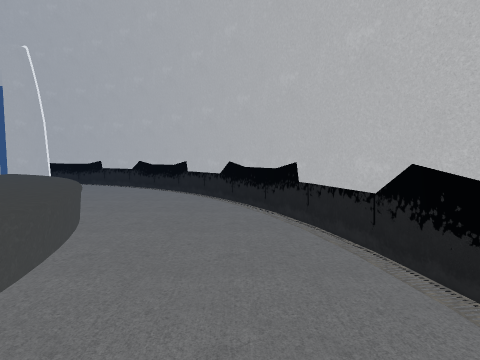
view 1 (above)

23 first-person views from a walk through a Unity game level. The camera is 1.4 m above the floor, tilts 4° down and sees 80° across. The floor is counted in squares, 1 m on a side. Each view is taken from the middle of a square. On the plan, view 1 faces up. The plan holds only what a view shows up to about 14 squares ahead; the rest is blank. The player character is not drawn. Some animated figures are left out.

view 2
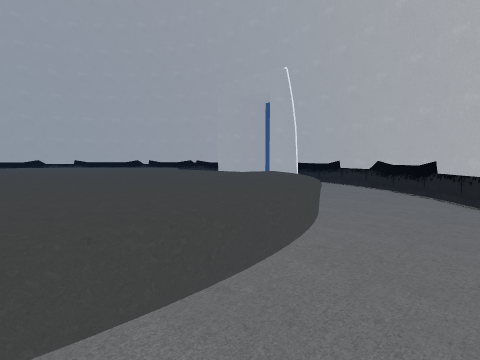

view 3
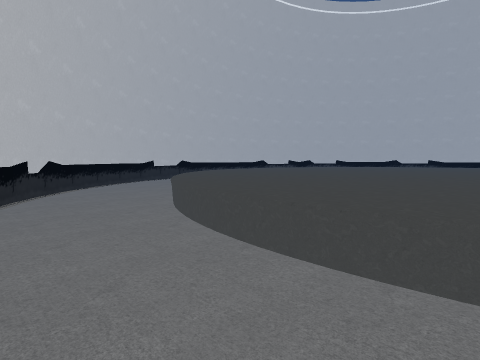

view 4
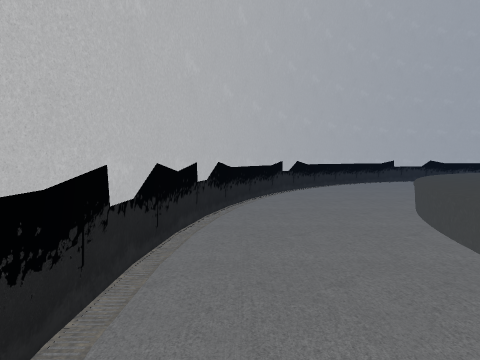

view 5
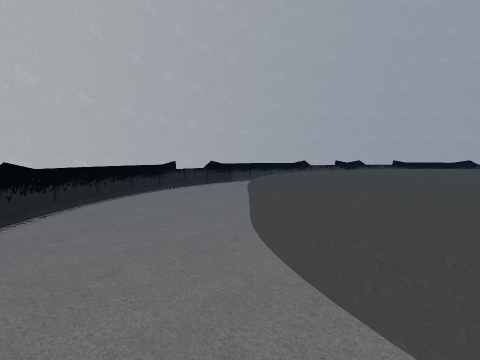

view 6
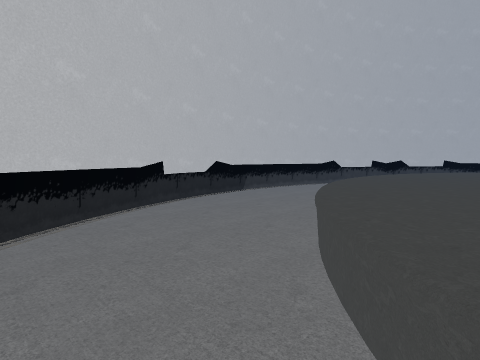

view 7
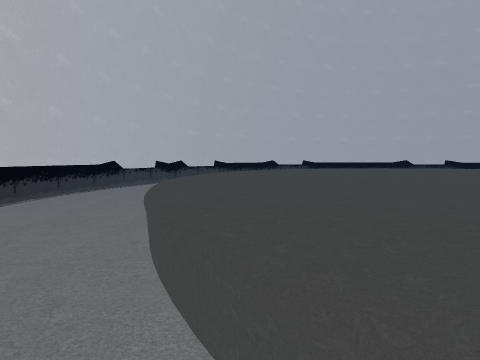

view 8
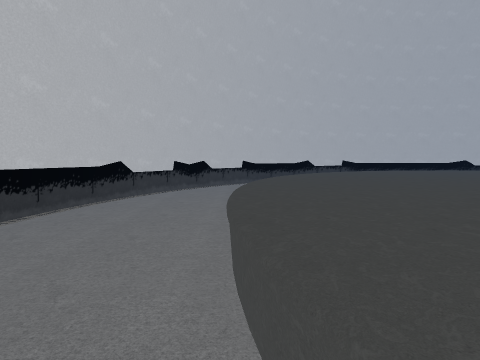

view 9
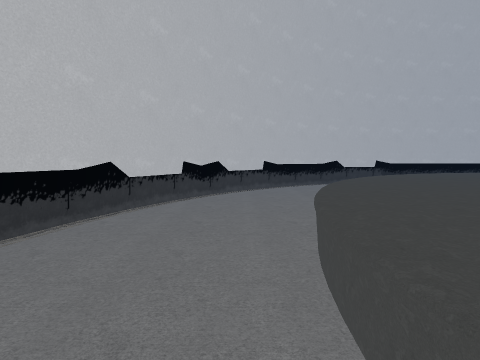

view 10
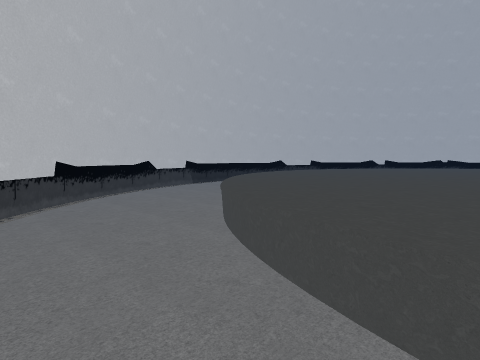

view 11
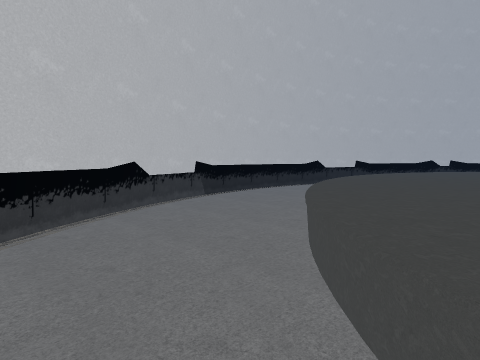

view 12
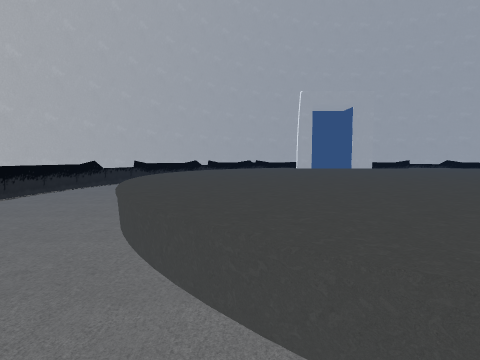

view 13
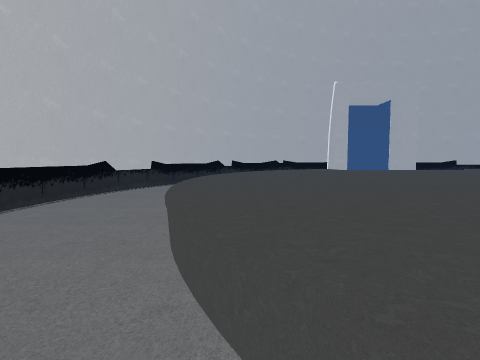

view 14
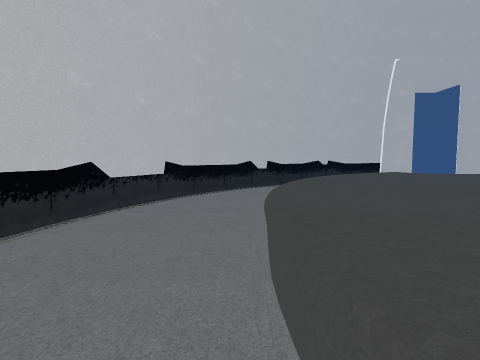

view 15
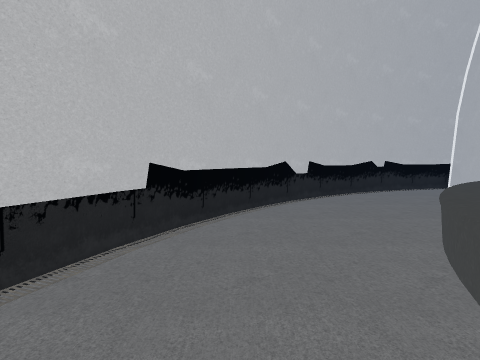

view 16
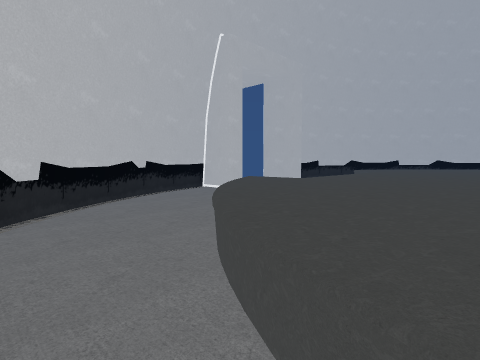

view 17
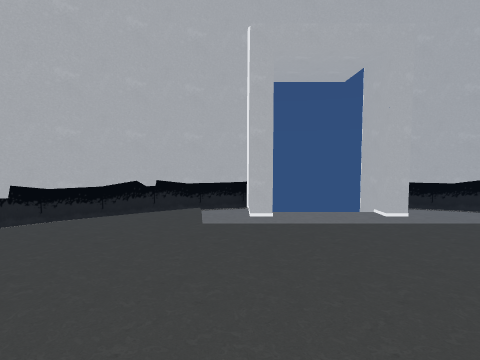

view 18
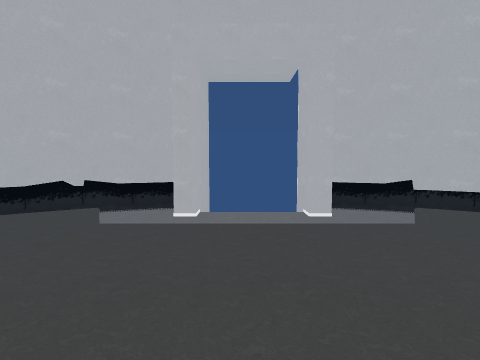

view 19
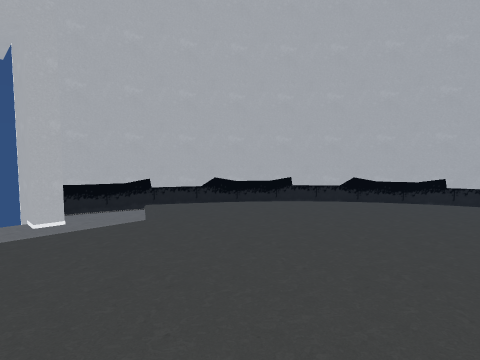

view 20
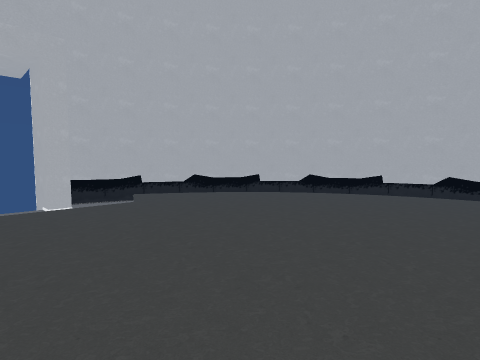

view 21
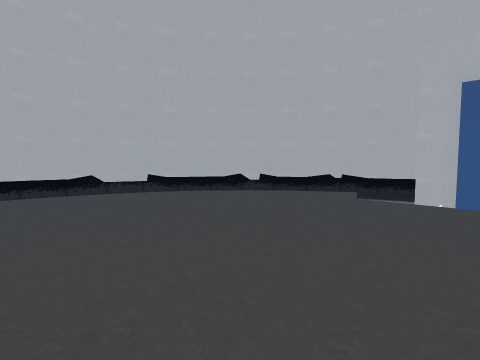

view 22
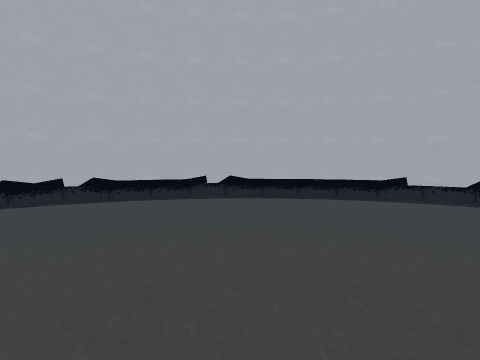

view 23
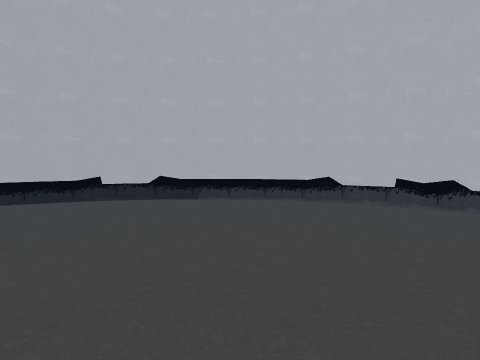

### Floor plan
Key: @ floor where view 1 was taken; # wall or solid block; . main floor; - floor 0.75 m lower than the main floor; / step, stairs or slope; = window, fence, low wall or low ledge; v drop or lower ground.
Columns run from 32 left of view 1 to 3 right of it. Each row starts with its distance up from view 1.
 17            #####    #####
 16          ###---#    #---###
 15        ###----------------###
 14       ##---------------- ---##
 13      ##------            ----##
 12     ##------==        == -----##
 11    ##------..=        /./=-----##
 10    #-----=................=-----#
  9   ##-----..................=----##
  8   #-----....................-----#
  7  ##----.....................=----##
  6  #-----......................=----#
  5  #----.......................=----#
  4  #----........................----#
  3  #----........................----#
  2 ##---v........................=---
  1 #-----........................=----#
  0 #----v........................=-@--#
 -1 ##----........................----##
 -2  #----........................----#
 -3  #----.......................=----#
 -4  #-----......................=----#
 -5  #-----.....................=-----#
 -6  ##-----....................-----##
 -7   #-----=..................=-----#
 -8   ##-----=................=-----##
 -9    #------=............./=------#
-10    ##-------=..........=-------##
-11     ##--------========--------##
-12      ##----------------------##
-13       ##--------------------##
-14        ###----------------###
-15          ###------------###
-16            ######--######
-17                 ####

Where each view was taken, in squares from view 1:
view 1: 0 up, 0 right, facing up
view 2: 0 up, 0 right, facing up-left
view 3: 3 up, 1 right, facing down-left
view 4: 3 up, 1 right, facing down
view 5: 3 down, 1 left, facing down-left
view 6: 7 down, 4 left, facing down-left
view 7: 9 down, 6 left, facing left
view 8: 11 down, 10 left, facing left
view 9: 12 down, 13 left, facing left
view 10: 13 down, 17 left, facing up-left
view 11: 10 down, 22 left, facing up-left
view 12: 10 down, 23 left, facing up
view 13: 7 down, 25 left, facing up
view 14: 2 down, 27 left, facing up
view 15: 3 up, 28 left, facing up
view 16: 5 up, 27 left, facing up-right
view 17: 4 up, 18 left, facing up
view 18: 4 up, 15 left, facing up
view 19: 4 up, 14 left, facing up-right
view 20: 1 up, 15 left, facing up-right
view 21: 0 up, 14 left, facing up-left
view 22: 0 up, 13 left, facing down-right
view 23: 1 down, 16 left, facing down
